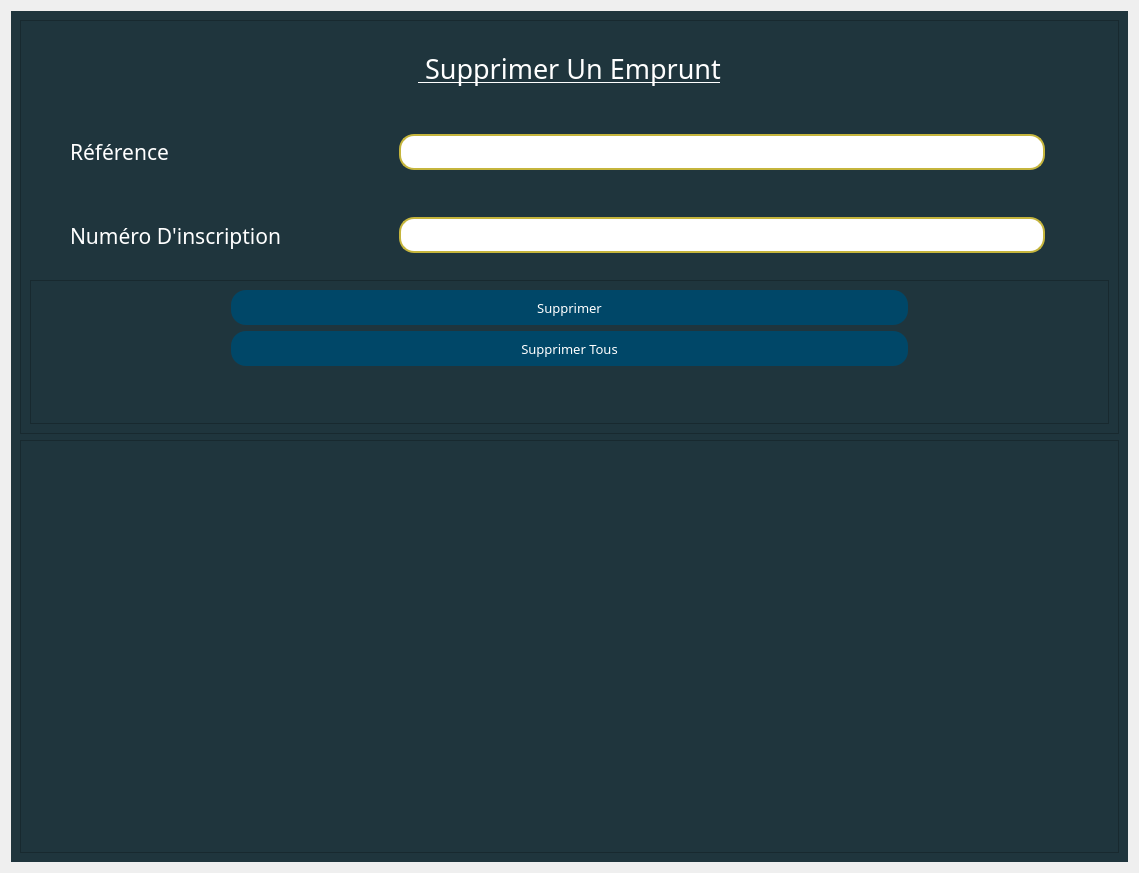
<?xml version="1.0" encoding="UTF-8"?>
<ui version="4.0">
 <class>Form</class>
 <widget class="QWidget" name="Form">
  <property name="geometry">
   <rect>
    <x>0</x>
    <y>0</y>
    <width>1139</width>
    <height>873</height>
   </rect>
  </property>
  <property name="windowTitle">
   <string>Form</string>
  </property>
  <property name="styleSheet">
   <string notr="true"/>
  </property>
  <layout class="QVBoxLayout" name="verticalLayout">
   <item>
    <widget class="QWidget" name="widget_2" native="true">
     <property name="styleSheet">
      <string notr="true">background-color: rgb(31, 53, 61);
color : rgb(255, 255, 255);

</string>
     </property>
     <layout class="QVBoxLayout" name="verticalLayout_4" stretch="2,2">
      <item>
       <widget class="QFrame" name="frame">
        <property name="cursor">
         <cursorShape>IBeamCursor</cursorShape>
        </property>
        <property name="frameShape">
         <enum>QFrame::StyledPanel</enum>
        </property>
        <property name="frameShadow">
         <enum>QFrame::Raised</enum>
        </property>
        <layout class="QVBoxLayout" name="verticalLayout_2">
         <item alignment="Qt::AlignHCenter|Qt::AlignVCenter">
          <widget class="QLabel" name="label">
           <property name="font">
            <font>
             <family>Forte</family>
             <pointsize>20</pointsize>
             <underline>true</underline>
            </font>
           </property>
           <property name="text">
            <string> Supprimer Un Emprunt</string>
           </property>
          </widget>
         </item>
         <item>
          <widget class="QWidget" name="widget_3" native="true">
           <property name="font">
            <font>
             <family>Sitka Small</family>
             <pointsize>16</pointsize>
            </font>
           </property>
           <layout class="QHBoxLayout" name="horizontalLayout_3" stretch="1,2,0">
            <property name="leftMargin">
             <number>40</number>
            </property>
            <property name="rightMargin">
             <number>50</number>
            </property>
            <item>
             <widget class="QLabel" name="label_4">
              <property name="font">
               <font>
                <family>Sitka Small</family>
                <pointsize>16</pointsize>
               </font>
              </property>
              <property name="cursor">
               <cursorShape>IBeamCursor</cursorShape>
              </property>
              <property name="text">
               <string>Référence</string>
              </property>
             </widget>
            </item>
            <item>
             <widget class="QLineEdit" name="reference">
              <property name="font">
               <font>
                <family>Sitka Small</family>
                <pointsize>16</pointsize>
               </font>
              </property>
              <property name="styleSheet">
               <string notr="true">QLineEdit {
	border :2px solid ;
	border-radius : 15px;
	border-color: rgb(197, 181, 61);
	background-color: rgb(255, 255, 255);
	color :rgb(0, 0, 0);
}
QLineEdit:hover {
	border : 2px solid rgbrgb(97, 89, 30);
}

</string>
              </property>
              <property name="maxLength">
               <number>3</number>
              </property>
             </widget>
            </item>
            <item alignment="Qt::AlignLeft|Qt::AlignTop">
             <widget class="QLabel" name="label_2">
              <property name="font">
               <font>
                <pointsize>10</pointsize>
               </font>
              </property>
              <property name="styleSheet">
               <string notr="true">color: rgb(213, 0, 0);</string>
              </property>
              <property name="text">
               <string/>
              </property>
             </widget>
            </item>
           </layout>
          </widget>
         </item>
         <item>
          <widget class="QWidget" name="widget" native="true">
           <property name="font">
            <font>
             <family>Sitka Small</family>
             <pointsize>16</pointsize>
            </font>
           </property>
           <layout class="QHBoxLayout" name="horizontalLayout_2" stretch="1,2,0">
            <property name="leftMargin">
             <number>40</number>
            </property>
            <property name="rightMargin">
             <number>50</number>
            </property>
            <item>
             <widget class="QLabel" name="label_3">
              <property name="font">
               <font>
                <family>Sitka Small</family>
                <pointsize>16</pointsize>
               </font>
              </property>
              <property name="cursor">
               <cursorShape>IBeamCursor</cursorShape>
              </property>
              <property name="text">
               <string>Numéro D'inscription</string>
              </property>
             </widget>
            </item>
            <item>
             <widget class="QLineEdit" name="num_insc">
              <property name="font">
               <font>
                <family>Sitka Small</family>
                <pointsize>16</pointsize>
               </font>
              </property>
              <property name="styleSheet">
               <string notr="true">QLineEdit {
	border :2px solid ;
	border-radius : 15px;
	border-color: rgb(197, 181, 61);
	background-color: rgb(255, 255, 255);
	color :rgb(0, 0, 0);
}
QLineEdit:hover {
	border : 2px solid rgbrgb(97, 89, 30);
}

</string>
              </property>
              <property name="inputMask">
               <string>999999</string>
              </property>
             </widget>
            </item>
            <item alignment="Qt::AlignLeft|Qt::AlignTop">
             <widget class="QLabel" name="label_5">
              <property name="font">
               <font>
                <pointsize>10</pointsize>
               </font>
              </property>
              <property name="styleSheet">
               <string notr="true">color: rgb(213, 0, 0);</string>
              </property>
              <property name="text">
               <string/>
              </property>
             </widget>
            </item>
           </layout>
          </widget>
         </item>
         <item>
          <widget class="QFrame" name="frame_10">
           <property name="frameShape">
            <enum>QFrame::StyledPanel</enum>
           </property>
           <property name="frameShadow">
            <enum>QFrame::Raised</enum>
           </property>
           <layout class="QVBoxLayout" name="verticalLayout_3">
            <property name="leftMargin">
             <number>200</number>
            </property>
            <property name="rightMargin">
             <number>200</number>
            </property>
            <item>
             <widget class="QPushButton" name="pushButton">
              <property name="font">
               <font>
                <family>Sitka Small</family>
                <pointsize>10</pointsize>
               </font>
              </property>
              <property name="cursor">
               <cursorShape>PointingHandCursor</cursorShape>
              </property>
              <property name="styleSheet">
               <string notr="true">QPushButton{
	height : 35px;
	background-color :rgb(0, 71, 104);
	border-radius : 15px;
}


QPushButton:hover{
	background-color: rgb(101, 0, 0);
}</string>
              </property>
              <property name="text">
               <string>Supprimer</string>
              </property>
             </widget>
            </item>
            <item>
             <widget class="QPushButton" name="pushButton_2">
              <property name="font">
               <font>
                <family>Sitka Small</family>
                <pointsize>10</pointsize>
               </font>
              </property>
              <property name="cursor">
               <cursorShape>PointingHandCursor</cursorShape>
              </property>
              <property name="styleSheet">
               <string notr="true">QPushButton{
	height : 35px;
	background-color :rgb(0, 71, 104);
	border-radius : 15px;
}


QPushButton:hover{
	background-color: rgb(101, 0, 0);
}</string>
              </property>
              <property name="text">
               <string>Supprimer Tous</string>
              </property>
             </widget>
            </item>
            <item alignment="Qt::AlignHCenter|Qt::AlignVCenter">
             <widget class="QLabel" name="label_6">
              <property name="font">
               <font>
                <family>Sitka Small</family>
                <pointsize>10</pointsize>
                <weight>50</weight>
                <bold>false</bold>
               </font>
              </property>
              <property name="styleSheet">
               <string notr="true">color: rgb(213, 0, 0);</string>
              </property>
              <property name="text">
               <string/>
              </property>
             </widget>
            </item>
            <item alignment="Qt::AlignHCenter|Qt::AlignVCenter">
             <widget class="QLabel" name="label_7">
              <property name="font">
               <font>
                <family>Sitka Small</family>
                <pointsize>10</pointsize>
                <weight>50</weight>
                <bold>false</bold>
               </font>
              </property>
              <property name="styleSheet">
               <string notr="true">color: rgb(0, 191, 0);</string>
              </property>
              <property name="text">
               <string/>
              </property>
             </widget>
            </item>
           </layout>
          </widget>
         </item>
        </layout>
       </widget>
      </item>
      <item>
       <widget class="QFrame" name="frame_4">
        <property name="frameShape">
         <enum>QFrame::StyledPanel</enum>
        </property>
        <property name="frameShadow">
         <enum>QFrame::Raised</enum>
        </property>
       </widget>
      </item>
     </layout>
    </widget>
   </item>
  </layout>
 </widget>
 <resources>
  <include location="../Etudiant/etudiant.qrc"/>
 </resources>
 <connections/>
</ui>
